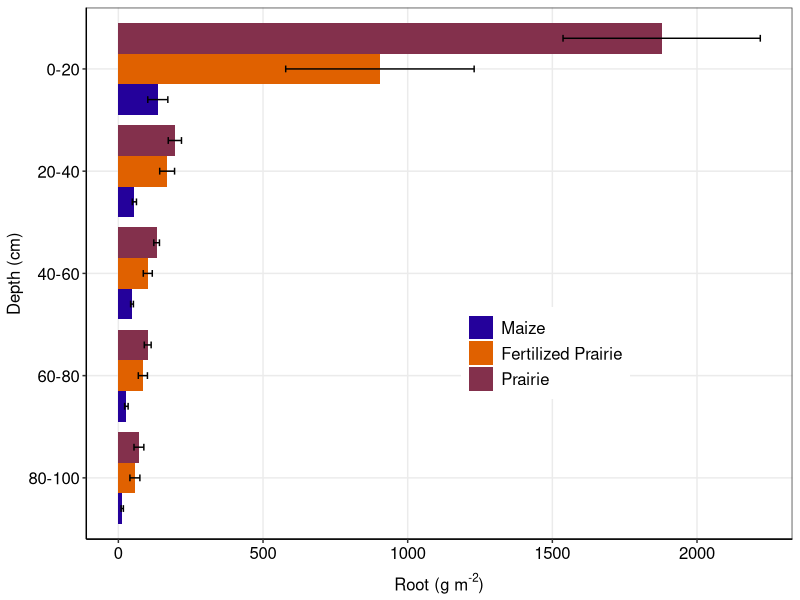
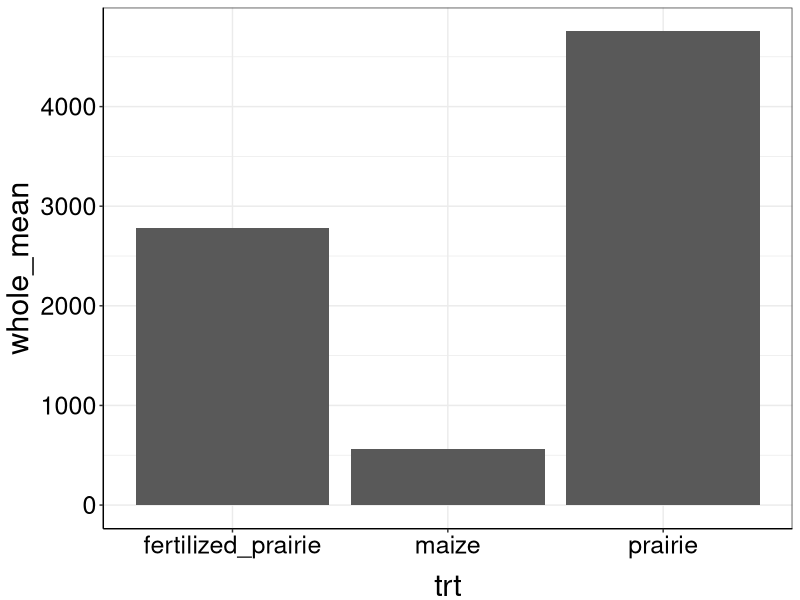
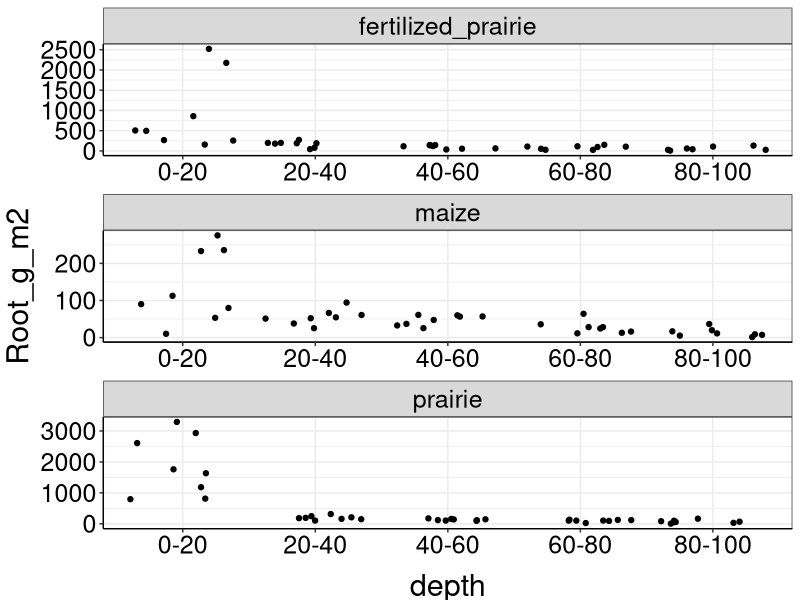

The R script that drew these images, in order:
## ---- chunk 1
knitr::opts_chunk$set(
	echo = FALSE,
	message = FALSE,
	warning = FALSE
)
library(tidyverse)
library(lubridate)
library(plotrix)

this_theme<-theme_bw()+
  theme(#panel.grid.major = element_blank(),
    #panel.grid.minor = element_blank(),
    panel.background = element_blank(),
    axis.line = element_line(),
    legend.position='none', legend.title=element_blank(),
    legend.text = element_text(size=12),
    axis.title.x = element_text(size=22,vjust=-0.5),
    axis.title.y = element_text(size=22,angle=90, vjust=1.2),
    axis.text.x = element_text(colour="black", size=18),
    axis.text.y = element_text(colour="black", size=18), 
    strip.text = element_text(colour="black", size=18))

theme_set(this_theme)
## ---- chunk 2
datain<-read_csv("../Data/2017-2-2COBS Root Sample Lab Data.csv")

roots<-datain%>%
     mutate(trt = ifelse((plot %in% c("12", "35", "21", "43")), "maize",
                        ifelse((plot %in% c("13", "31", "24", "46")), "prairie",
                               ifelse((plot %in% c("15", "32", "23", "41")), "fertilized_prairie", "nada"))))%>%
  mutate(Root_g_m2 = (`root weight (g)`/.00203))%>%
  group_by(trt, depth)%>%
  summarise_each(funs(mean(., na.rm = TRUE), std.error(., na.rm = TRUE)))
## ---- chunk 3

roots <- within(roots, trt <- ordered(trt, levels = c("maize", "fertilized_prairie", "prairie")))
roots <- within(roots, depth <- ordered(depth, levels = rev(sort(unique(depth)))))

desert<-c("#24019B", "#E06100", "#83304C")
dodge=position_dodge(width=0.9)
ggplot(roots, aes(x=depth, y = Root_g_m2_mean, fill=trt)) + 
    geom_bar(stat = "identity", position = dodge) +
    geom_errorbar(aes(ymax = Root_g_m2_mean + Root_g_m2_std.error, ymin=Root_g_m2_mean - Root_g_m2_std.error), position = dodge, width=0.2) +
    #scale_x_reverse()+
    coord_flip()+
    scale_fill_manual(values = desert, breaks=c("maize", "fertilized_prairie", "prairie"), labels=c("Maize", "Fertilized Prairie", "Prairie"))+
    guides(col = guide_legend(reverse = FALSE))+
    labs(y = (expression(paste("Root (g m" ^ "-2",")"))),x = "Depth (cm)")+
    theme(#panel.grid.major = element_blank(),
          panel.grid.minor = element_blank(),
          panel.background = element_blank(),
          axis.line = element_line(),
          legend.position=c(.65,.35), legend.title=element_blank(), 
          legend.key.size=unit(.65, "cm"), legend.text = element_text(size=12),
          axis.title.x = element_text(size=12),
          axis.title.y = element_text(size=12,angle=90),
          axis.text.x = element_text(colour="black", size=12),
          axis.text.y = element_text(colour="black", size=12))
## ---- chunk 4
datain%>%
     mutate(trt = ifelse((plot %in% c("12", "35", "21", "43")), "maize",
                        ifelse((plot %in% c("13", "31", "24", "46")), "prairie",
                               ifelse((plot %in% c("15", "32", "23", "41")), "fertilized_prairie", "nada"))))%>%
  mutate(Root_g_m2 = (`root weight (g)`/.00203))%>%
  group_by(trt, plot)%>%
  summarise(whole= sum(Root_g_m2))%>%
  summarise_each(funs(mean(., na.rm = TRUE), std.error(., na.rm = TRUE)))%>%
  ggplot(aes(x=trt, y=whole_mean))+
  geom_bar(stat = "identity", position = dodge)
## ---- chunk 5
datain%>%
     mutate(trt = ifelse((plot %in% c("12", "35", "21", "43")), "maize",
                        ifelse((plot %in% c("13", "31", "24", "46")), "prairie",
                               ifelse((plot %in% c("15", "32", "23", "41")), "fertilized_prairie", "nada"))))%>%
  mutate(Root_g_m2 = (`root weight (g)`/.00203))%>%
  ggplot(aes(x=depth, y=Root_g_m2))+
  geom_jitter()+
  facet_wrap(~trt, scales = "free", nrow=3)
